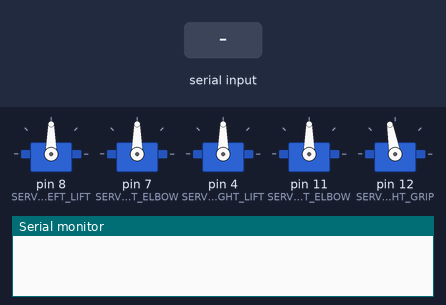
This sketch was run on a simulated Arduino Uno, built with avr-gcc and run on an emulated ATmega328P. Shown: 5 × servo, the last lines printed to the serial monitor. Inputs (shaded band) come from the test bench.

Above: at 1.2 s.
1.3 s: "I" received over the second serial link
At 1.6 s:
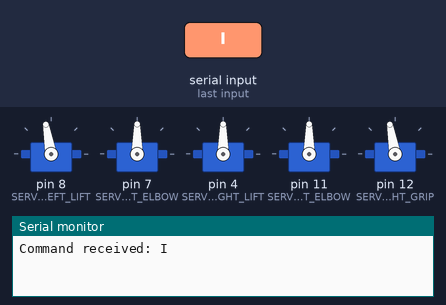
2.8 s: "J" received over the second serial link
At 3.9 s:
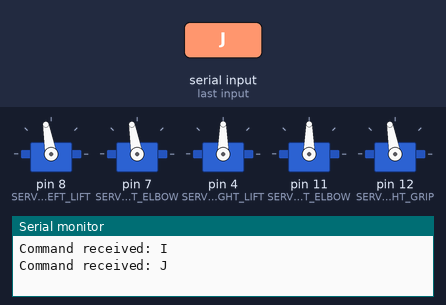
4.3 s: "K" received over the second serial link
At 5.1 s:
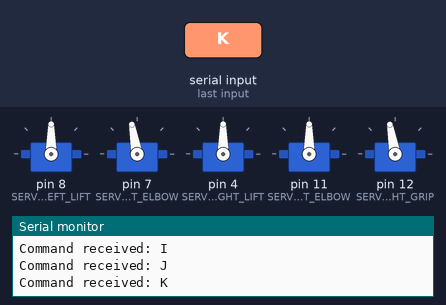
5.8 s: "T" received over the second serial link
At 6.2 s:
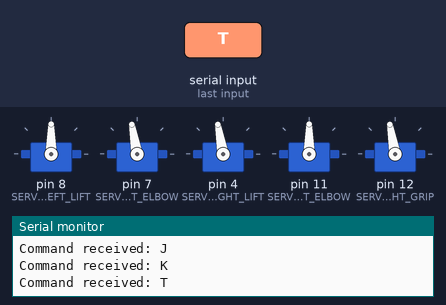
7.3 s: "L" received over the second serial link
At 8.5 s:
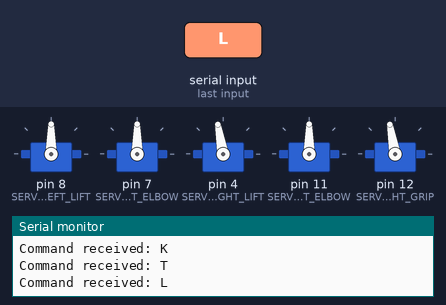
8.8 s: "Y" received over the second serial link
At 9.7 s:
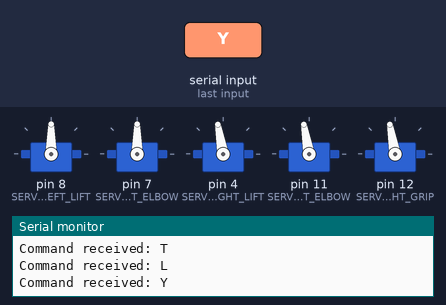
Timing chart, 0 to 11.3 s (numbered marks = the images above; inputs shaded):
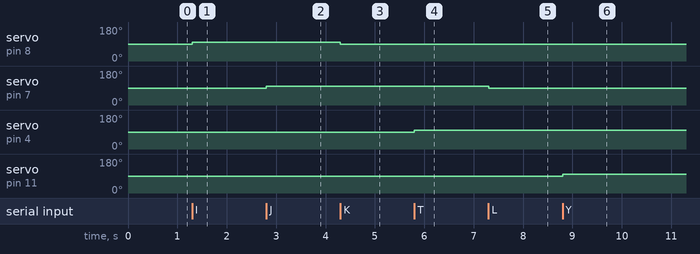

The sketch:

slave.ino
```cpp
#include <SoftwareSerial.h>
#include <Servo.h>
#include "pins-slave.h"

SoftwareSerial MasterSerial(NANO_RX, NANO_TX);

Servo servoLeftLift;
Servo servoLeftElbow;
Servo servoRightLift;
Servo servoRightElbow;
Servo servoRightGrip;

int leftLiftAngle = 90;
int leftElbowAngle = 90;
int rightLiftAngle = 90;
int rightElbowAngle = 90;
int rightGripAngle = 100;

const int STEP = 10;

int clampServoAngle(int angle) {
  if (angle < 0) return 0;
  if (angle > 180) return 180;
  return angle;
}

void applyServoPositions() {
  servoLeftLift.write(leftLiftAngle);
  servoLeftElbow.write(leftElbowAngle);
  servoRightLift.write(rightLiftAngle);
  servoRightElbow.write(rightElbowAngle);
  servoRightGrip.write(rightGripAngle);
}

void resetArm() {
  leftLiftAngle = 90;
  leftElbowAngle = 90;
  rightLiftAngle = 90;
  rightElbowAngle = 90;
  rightGripAngle = 100;
  applyServoPositions();
}

void setup() {
  Serial.begin(9600);
  MasterSerial.begin(9600);
  MasterSerial.listen();

  servoLeftLift.attach(SERVO_LEFT_LIFT);
  servoLeftElbow.attach(SERVO_LEFT_ELBOW);
  servoRightLift.attach(SERVO_RIGHT_LIFT);
  servoRightElbow.attach(SERVO_RIGHT_ELBOW);
  servoRightGrip.attach(SERVO_RIGHT_GRIP);

  resetArm();
}

void loop() {
  if (MasterSerial.available()) {
    char data = MasterSerial.read();
    Serial.print("Command received: ");
    Serial.println(data);

    switch (data) {
      case 'I': // Left lift up
        leftLiftAngle = clampServoAngle(leftLiftAngle + STEP);
        break;
      case 'K': // Left lift down
        leftLiftAngle = clampServoAngle(leftLiftAngle - STEP);
        break;
      case 'J': // Left elbow up
        leftElbowAngle = clampServoAngle(leftElbowAngle + STEP);
        break;
      case 'L': // Left elbow down
        leftElbowAngle = clampServoAngle(leftElbowAngle - STEP);
        break;
      case 'T': // Right lift up
        rightLiftAngle = clampServoAngle(rightLiftAngle + STEP);
        break;
      case 'G': // Right lift down
        rightLiftAngle = clampServoAngle(rightLiftAngle - STEP);
        break;
      case 'Y': // Right elbow up
        rightElbowAngle = clampServoAngle(rightElbowAngle + STEP);
        break;
      case 'H': // Right elbow down
        rightElbowAngle = clampServoAngle(rightElbowAngle - STEP);
        break;
      case 'U': // Right grip open
        rightGripAngle = clampServoAngle(rightGripAngle + STEP);
        break;
      case 'N': // Right grip close
        rightGripAngle = clampServoAngle(rightGripAngle - STEP);
        break;
      case 'X': // Reset arm
        resetArm();
        return;
      default:
        break;
    }

    applyServoPositions();
  }
}
```

pins-slave.h
```cpp
#ifndef PINS_H
#define PINS_H

// Servo Pins
const int SERVO_LEFT_LIFT = 8;
const int SERVO_LEFT_ELBOW = 7;

const int SERVO_RIGHT_LIFT = 4;
const int SERVO_RIGHT_ELBOW = 11;
const int SERVO_RIGHT_GRIP = 12;


// Master Arduino Nano Pins
const int NANO_RX = 2; // PIN 3 OF ARDUINO UNO
const int NANO_TX = 3; // PIN 2 OF ARDUINO UNO

#endif
```

Measured:
- after the input at 1.3 s, servo on pin 8 (SERVO_LEFT_LIFT): 90° → 100° at once
- after the input at 2.8 s, servo on pin 7 (SERVO_LEFT_ELBOW): 90° → 100° at once
- after the input at 4.3 s, servo on pin 8 (SERVO_LEFT_LIFT): 100° → 90° at once
- after the input at 5.8 s, servo on pin 4 (SERVO_RIGHT_LIFT): 90° → 100° at once
- after the input at 7.3 s, servo on pin 7 (SERVO_LEFT_ELBOW): 100° → 90° at once
- after the input at 8.8 s, servo on pin 11 (SERVO_RIGHT_ELBOW): 90° → 100° at once
